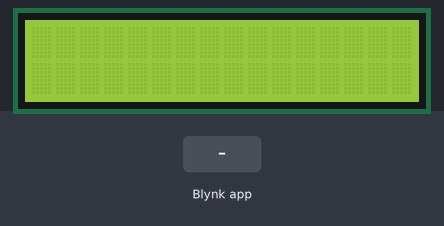
Recording of a sketch running on a simulated ESP8266 (NodeMCU). Shown: 16×2 character LCD. Inputs (shaded band) come from the test bench. WiFi joins after 1.5 s; servers stay silent unless stated.

Above: at 3.0 s.
3.1 s: Blynk app writes 1 to V1
At 3.6 s:
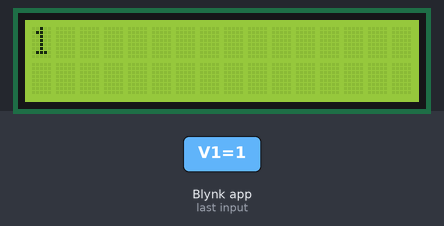
4.6 s: Blynk app writes 0 to V1
At 5.8 s:
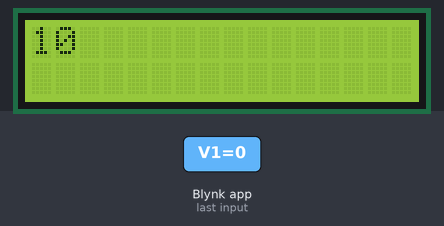
6.1 s: Blynk app writes 200 to V1
At 7.1 s:
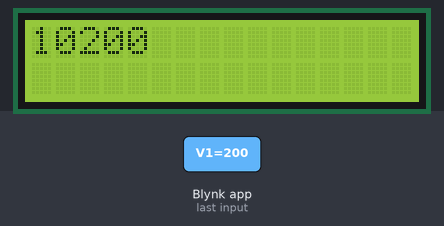
Timing chart, 0 to 9.1 s (numbered marks = the images above; inputs shaded):
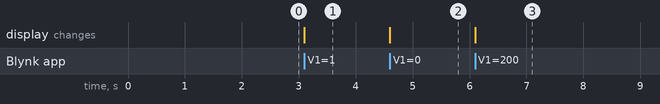

Measured:
- after the input at 3.1 s, the display: changes at once (image 1)
- after the input at 4.6 s, the display: changes at once (image 2)
- after the input at 6.1 s, the display: changes at once (image 3)

The sketch:

Terminal.ino
```cpp
#include <LiquidCrystal.h>
#include <ESP8266WiFi.h>
#include <BlynkSimpleEsp8266.h>
#define BLYNK_PRINT Serial
char auth[] = "70edd107bcb34973ab2714648d086f6c"; //Blynk üzerinden gönderilen auth kodu girilicek.
char ssid[] = "helloworld"; // SSID girilecek
char pass[] = "*********"; //Buraya password girilecek
WidgetTerminal terminal(V1); // Terminal widgetının v1' e bağlı olduğunu gösteriyoruz.
LiquidCrystal lcd(0,5,14,12,13,15); //(rs,e,d4,d5,d6,d7)
BLYNK_WRITE(V1)
{
  String x = param.asStr();    //param.asStr() Blynk'e ait bir koddur terminalden yazılan textin ne olduğunu atayabilmemizi sağlar .
  lcd.print(x);
}
void setup() {
  Serial.begin(9600);
  lcd.begin(16,2); //(sütun,satır)
  Blynk.begin(auth, ssid, pass);
}

void loop() {
  Blynk.run();

}
```
